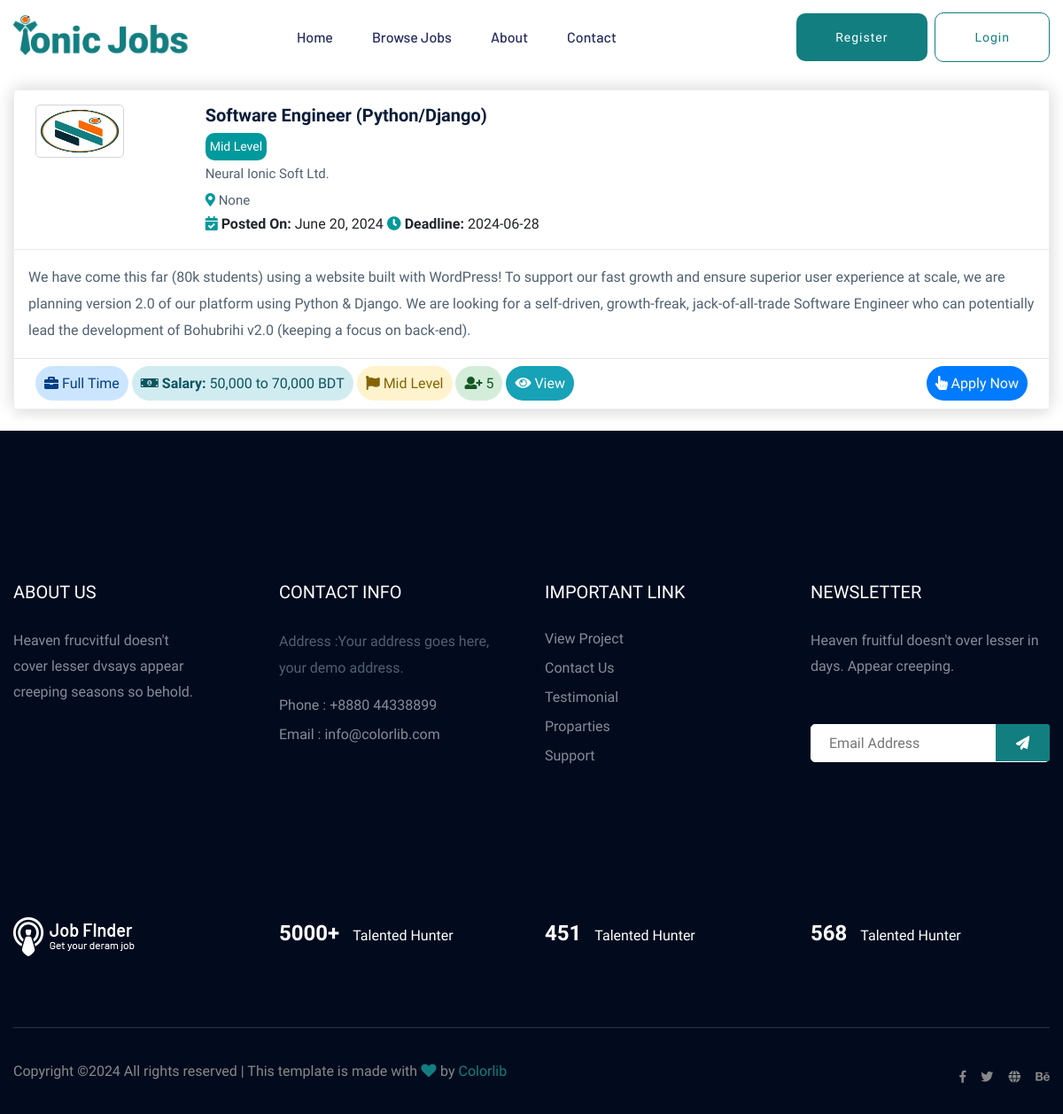
Page /browsejob/ on the committed database.
### JobPortalApp/models.py (models this page shows, shortened)
class JobInfoModel(models.Model):
    JobTitle = models.CharField(max_length=100, null=True)
    JobSummary = models.TextField(null=True)
    Qualification = models.CharField(max_length=100, null=True)
    Salary = models.CharField(max_length=100, null=True)
    Deadline = models.CharField(max_length=100, null=True)
    Designation = models.CharField(max_length=100, null=True)
    Experience = models.CharField(max_length=100, null=True)
    TotalVacancy = models.CharField(max_length=100, null=True)
    JobResponsibilities = models.TextField(null=True)
    RequiredSkills = models.TextField(null=True)
    AdditionalRequirement = models.TextField(null=True)
    JobBenefits = models.TextField(null=True)
    JOBTYPE = [
        ('Full Time','Full Time'),
        ('Part Time','Part Time'),
        ('Contractual','Contractual'),
        ('Internship','Internship'),
        ('Freelance','Freelance'),
    ]
    JobType = models.CharField(choices=JOBTYPE, max_length=100, null=True)
    EXPERIENCELEVEL = [
        ('Begineer','Begineer'),
        ('Mid Level','Mid Level'),
        ('Experienced','Experienced'),
        ('TopLevel','TopLevel'),
    ]
    ExperienceLevel = models.CharField(choices=EXPERIENCELEVEL, max_length=100, null=True)
    JOBCATEGORIES = [
        ('Manufacturer','Manufacturer'),
        ('Education','Education'),
        ('Training and Development','Training and Development'),
        ('Software Development','Software Development'),
        ('Textile/Garments','Textile/Garments'),
        ('IT Services','IT Services'),
    ]
    JobCategories = models.CharField(choices=JOBCATEGORIES, max_length=100, null=True)
    Created_at = models.DateField(auto_now_add=True,null=True)
    Updated_at = models.DateField(auto_now=True,null=True)
    PostedBy = models.ForeignKey(IonicJobUserModel, on_delete =models.CASCADE, null=True)
    class Meta:
        ordering = ['Created_at']
        verbose_name = "Job Info"
        db_table = 'JobInfo_Table'

class IonicJobUserModel(AbstractUser):
    USERTYPE = [
        ('Employer','Employer'),
        ('Seeker','Seeker'),
    ]
    UserType = models.CharField(choices=USERTYPE,max_length=50, null=True)
    class Meta:
        db_table = 'IonicJob_User_Table'

class EmployerModel(models.Model):
    CompanyName = models.CharField(max_length=100, null=True)
    CompanyAddress = models.CharField(max_length=100, null=True)
    CompanyDescription = models.TextField(null=True)
    Mobile = models.CharField(max_length=100, null=True)
    CompanyLogo = models.ImageField(upload_to='media/companylogo',null=True)
    IonicUser = models.OneToOneField(IonicJobUserModel, on_delete=models.CASCADE, related_name='employeermodel',null=True)
    class Meta:
        db_table = 'Employer_Table'

### JobPortalApp/views.py (the view)
# urls.py: path('browsejob/', browsejobPage,name="browsejobPage"),
def browsejobPage(request):
    jobdata = JobInfoModel.objects.all()
    context ={
        'jobdata':jobdata
    }
    return render(request,'jobinfo/browsejob.html',context)

### JobPortalApp/templates/jobinfo/browsejob.html (shortened to what this page needs)
{% extends 'master/master.html' %}
{% block content %}
{% load static %}
    <div class="container browsejob">
        <div class="row">
            {% for i in jobdata %}
            <div class="col-sm-12 job-card mt-3 mb-3">
                <div class="card card-table">
                    <div class="card-header">
                        <div class="row">
                            <div class="col-lg-2 col-6">
                                <div class="logo">
                                    <img src="/{{i.PostedBy.employeermodel.CompanyLogo}}" alt="">
                                </div>
                            </div>
                            <div class="col-lg-10 col-6 job-title">
                                <h3>{{i.JobTitle}}</h3>
                                <button>{{i.ExperienceLevel}}</button>
                                <p>{{i.PostedBy.employeermodel.CompanyName}}</p>
                                <p><i class="fas fa-map-marker-alt"></i> {{i.PostedBy.employeermodel.CompanyAddress}}</p>
                                <span><i class="fas fa-calendar-check"></i><strong> Posted On:</strong> {{i.Created_at}}</span>
                                <span><i class="fas fa-clock"></i><strong> Deadline:</strong> {{i.Deadline}}</span>
                            </div>
                        </div>
                    </div>
                    <div class="card-body">
                        <p>{{i.JobSummary}}</p>
                    </div>
                    <div class="card-footer d-flex justify-content-between">
                        <div>
                            <span href="" class="btn-rounded alert-primary"><i class="fas fa-briefcase"></i> {{i.JobType}}</span>
                            {% if i.Salary == 'Negotiable'  %}
                            <span class="btn-rounded alert-info"><i class="fas fa-money-bill-alt"></i> <strong>Salary:</strong> {{i.Salary}}</span>
                            {% else %}
                            <span class="btn-rounded alert-info"><i class="fas fa-money-bill-alt"></i> <strong>Salary:</strong> {{i.Salary}} BDT</span>
                            {% endif %}
                            <span class="btn-rounded alert-warning"><i class="fas fa-flag"></i> {{i.ExperienceLevel}}</span>
                            <span class="btn-rounded alert-success"><i class="fas fa-user-plus"></i> {{i.TotalVacancy}}</span>
                            <a href="{% url 'viewjob' i.id %}" class="btn-rounded btn-info"><i class="fas fa-eye"></i> View</a>
                        </div>
                        <div>
                            <a href="" class="btn-rounded btn-primary"><i class="fas fa-hand-pointer"></i> Apply Now</a>
                        </div>
                    </div>
                </div>
            </div>
            {% endfor %}
        </div>
    </div>
{% endblock content %}

### rows in the picture
JobInfoModel: PostedBy.employeermodel.CompanyLogo (picture), JobTitle "Software Engineer (Python/Django)", ExperienceLevel "Mid Level", PostedBy.employeermodel.CompanyName "Neural Ionic Soft Ltd.", PostedBy.employeermodel.CompanyAddress "None", Created_at "June 20, 2024", Deadline "2024-06-28", JobSummary "We have come this far (80k students) using a website built with WordPress! To support our fast growth and ensure superior user experience at scale, we are planning version 2.0 of our platform using Python & Django. We are looking for a self-driven, growth-freak, jack-of-all-trade Software Engineer who can potentially lead the development of Bohubrihi v2.0 (keeping a focus on back-end).", JobType "Full Time", Salary "50,000 to 70,000", TotalVacancy "5"
